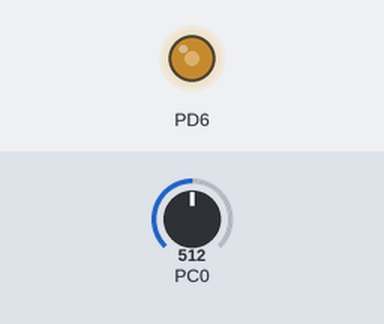
This program was run on a simulated ATmega328P, built with avr-gcc and emulated at 16 MHz. On the bench: output pins drawn as LEDs (lit = HIGH). The inputs (shaded band) are chosen by the test bench; at power-on: PC0 = 512.

Above: at 1.2 s.
1.3 s: PC0 set to 716
At 2.1 s:
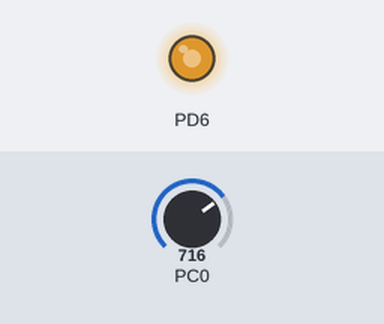
2.8 s: PC0 set to 900
At 3.2 s:
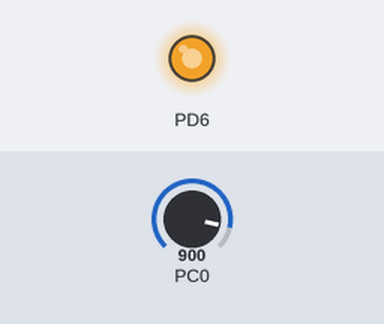
4.3 s: PC0 set to 122
At 5.5 s:
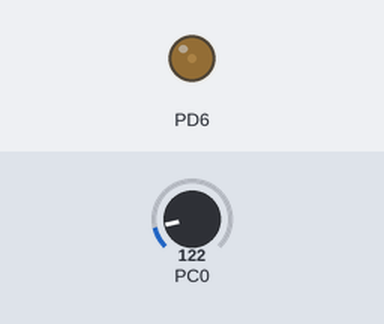
5.8 s: PC0 set to 0
At 6.7 s:
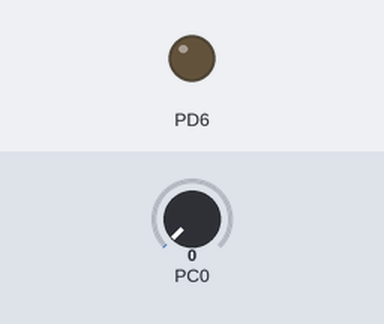
Timing chart, 0 to 8.3 s (numbered marks = the images above; inputs shaded):
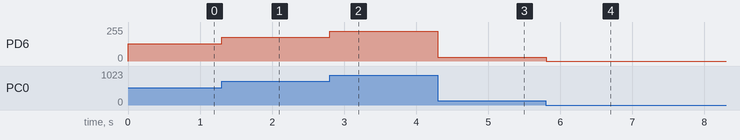

Measured:
- after the input at 1.3 s, PD6: 128/255 → 179/255 at once
- after the input at 2.8 s, PD6: 179/255 → 225/255 at once
- after the input at 4.3 s, PD6: 225/255 → 30/255 at once
- after the input at 5.8 s, PD6: 30/255 → 0/255 at once

The program:

main.cpp
```cpp
/*
 * Michelsen_Assignment3-1.1.cpp
 *
 * Created: 9/17/2018 11:38:21 AM
 * Author : Brandon Michelsen
 */

#define F_CPU 16000000UL // 1 MHz

#include <avr/io.h>
#include <util/delay.h>

// Function prototypes
uint8_t adc_read_8(int channel); // Function to read an adc value
void pwm_write(uint8_t duty_cycle); // Function for writing a PWM signal

int main(void)
{
	// Setup inputs and outputs
	DDRD |= (1<<DDD6);

	// Run infinitely
	while (1)
	{
		// Read analog signal
		uint8_t analog_val = adc_read_8(0);

		// Write it to PWM
		pwm_write(analog_val);
	}

	return 0;
}

// Function definitions
void pwm_write(uint8_t duty_cycle)
{
	TCCR0A = ((1<<COM0A1) | (1<<WGM00) | (1<<WGM01)); // Fast PWM for OC0A
	TCCR0B = (1<<CS00); // Rate is 4 kHz (no pre-scaler)
	OCR0A = duty_cycle;
}

uint8_t adc_read_8(int channel)
{
	DIDR0 = 0x3F; // Turn off digital inputs on PORTA

	// Set ADLAR bit so that it is in 8-bit mode
	ADMUX = (1<<ADLAR);

	// Set the proper channel
	if (channel == 0) ADMUX |= 0x00; // Channel 0
	if (channel == 1) ADMUX |= 0x01; // Channel 1
	if (channel == 2) ADMUX |= 0x02; // Channel 2
	if (channel == 3) ADMUX |= 0x03; // Channel 3
	if (channel == 4) ADMUX |= 0x04; // Channel 4
	if (channel == 5) ADMUX |= 0x05; // Channel 5

	// Read the analog value
	ADCSRA = ((1<<ADEN) | (1<<ADSC) | (1<<ADATE));
	_delay_ms(1);

	// Return the read value
	return ADCH;
}
```
